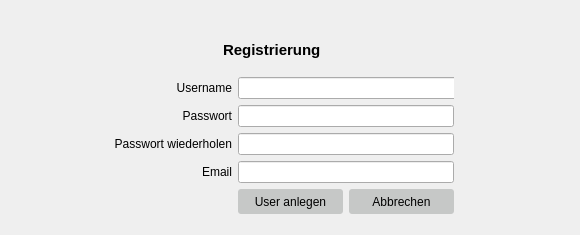
    <widget class="QWidget" name="page3_Registrierung">
     <widget class="QLabel" name="labelRegPassWie">
      <property name="geometry">
       <rect>
        <x>460</x>
        <y>122</y>
        <width>111</width>
        <height>22</height>
       </rect>
      </property>
      <property name="minimumSize">
       <size>
        <width>0</width>
        <height>22</height>
       </size>
      </property>
      <property name="text">
       <string/>
      </property>
     </widget>
     <widget class="QLabel" name="labelRegBestetigung">
      <property name="geometry">
       <rect>
        <x>3</x>
        <y>0</y>
        <width>141</width>
        <height>22</height>
       </rect>
      </property>
      <property name="minimumSize">
       <size>
        <width>0</width>
        <height>22</height>
       </size>
      </property>
      <property name="text">
       <string/>
      </property>
     </widget>
     <widget class="QWidget" name="layoutWidget">
      <property name="geometry">
       <rect>
        <x>114</x>
        <y>30</y>
        <width>340</width>
        <height>196</height>
       </rect>
      </property>
      <layout class="QVBoxLayout" name="verticalLayout_16">
       <item>
        <layout class="QHBoxLayout" name="horizontalLayout_12">
         <item>
          <spacer name="horizontalSpacer_4">
           <property name="orientation">
            <enum>Qt::Horizontal</enum>
           </property>
           <property name="sizeType">
            <enum>QSizePolicy::Fixed</enum>
           </property>
           <property name="sizeHint" stdset="0">
            <size>
             <width>109</width>
             <height>20</height>
            </size>
           </property>
          </spacer>
         </item>
         <item>
          <widget class="QLabel" name="label_10">
           <property name="minimumSize">
            <size>
             <width>110</width>
             <height>0</height>
            </size>
           </property>
           <property name="font">
            <font>
             <pointsize>11</pointsize>
             <weight>75</weight>
             <bold>true</bold>
            </font>
           </property>
           <property name="text">
            <string>&lt;html&gt;&lt;head/&gt;&lt;body&gt;&lt;p&gt;Registrierung&lt;/p&gt;&lt;/body&gt;&lt;/html&gt;</string>
           </property>
          </widget>
         </item>
        </layout>
       </item>
       <item>
        <layout class="QHBoxLayout" name="horizontalLayout_5">
         <item>
          <layout class="QVBoxLayout" name="verticalLayout_3">
           <item>
            <widget class="QLabel" name="userNameReg">
             <property name="minimumSize">
              <size>
               <width>0</width>
               <height>22</height>
              </size>
             </property>
             <property name="maximumSize">
              <size>
               <width>16777215</width>
               <height>22</height>
              </size>
             </property>
             <property name="text">
              <string>&lt;html&gt;&lt;head/&gt;&lt;body&gt;&lt;p align=&quot;right&quot;&gt;              Username&lt;/p&gt;&lt;/body&gt;&lt;/html&gt;</string>
             </property>
            </widget>
           </item>
           <item>
            <widget class="QLabel" name="passwortReg">
             <property name="minimumSize">
              <size>
               <width>0</width>
               <height>22</height>
              </size>
             </property>
             <property name="maximumSize">
              <size>
               <width>16777215</width>
               <height>22</height>
              </size>
             </property>
             <property name="text">
              <string>&lt;html&gt;&lt;head/&gt;&lt;body&gt;&lt;p align=&quot;right&quot;&gt;                Passwort&lt;/p&gt;&lt;/body&gt;&lt;/html&gt;</string>
             </property>
            </widget>
           </item>
           <item>
            <widget class="QLabel" name="passwortWieReg">
             <property name="minimumSize">
              <size>
               <width>0</width>
               <height>22</height>
              </size>
             </property>
             <property name="maximumSize">
              <size>
               <width>16777215</width>
               <height>22</height>
              </size>
             </property>
             <property name="text">
              <string>&lt;html&gt;&lt;head/&gt;&lt;body&gt;&lt;p align=&quot;right&quot;&gt;Passwort wiederholen&lt;/p&gt;&lt;/body&gt;&lt;/html&gt;</string>
             </property>
            </widget>
           </item>
           <item>
            <widget class="QLabel" name="emailReg">
             <property name="minimumSize">
              <size>
               <width>0</width>
               <height>22</height>
              </size>
             </property>
             <property name="maximumSize">
              <size>
               <width>16777215</width>
               <height>22</height>
              </size>
             </property>
             <property name="text">
              <string>&lt;html&gt;&lt;head/&gt;&lt;body&gt;&lt;p align=&quot;right&quot;&gt;                      Email&lt;/p&gt;&lt;/body&gt;&lt;/html&gt;</string>
             </property>
            </widget>
           </item>
           <item>
            <spacer name="verticalSpacer_2">
             <property name="orientation">
              <enum>Qt::Vertical</enum>
             </property>
             <property name="sizeType">
              <enum>QSizePolicy::Fixed</enum>
             </property>
             <property name="sizeHint" stdset="0">
              <size>
               <width>20</width>
               <height>43</height>
              </size>
             </property>
            </spacer>
           </item>
          </layout>
         </item>
         <item>
          <layout class="QVBoxLayout" name="verticalLayout_4">
           <item>
            <widget class="QLineEdit" name="registrierungUsername">
             <property name="minimumSize">
              <size>
               <width>220</width>
               <height>22</height>
              </size>
             </property>
             <property name="maximumSize">
              <size>
               <width>16777215</width>
               <height>22</height>
              </size>
             </property>
            </widget>
           </item>
           <item>
            <widget class="QLineEdit" name="registrierungPass">
             <property name="minimumSize">
              <size>
               <width>0</width>
               <height>22</height>
              </size>
             </property>
             <property name="maximumSize">
              <size>
               <width>16777215</width>
               <height>22</height>
              </size>
             </property>
            </widget>
           </item>
           <item>
            <widget class="QLineEdit" name="registrierungPassWied">
             <property name="minimumSize">
              <size>
               <width>0</width>
               <height>22</height>
              </size>
             </property>
             <property name="maximumSize">
              <size>
               <width>16777215</width>
               <height>22</height>
              </size>
             </property>
            </widget>
           </item>
           <item>
            <widget class="QLineEdit" name="registrierungEmail">
             <property name="minimumSize">
              <size>
               <width>0</width>
               <height>22</height>
              </size>
             </property>
             <property name="maximumSize">
              <size>
               <width>16777215</width>
               <height>22</height>
              </size>
             </property>
            </widget>
           </item>
           <item>
            <layout class="QFormLayout" name="formLayout_2">
             <item row="0" column="0">
              <widget class="QPushButton" name="pushUserAnlegenReg">
               <property name="minimumSize">
                <size>
                 <width>105</width>
                 <height>25</height>
                </size>
               </property>
               <property name="maximumSize">
                <size>
                 <width>16777215</width>
                 <height>25</height>
                </size>
               </property>
               <property name="styleSheet">
                <string notr="true">background-color: rgb(198, 200, 199);
border-radius: 3px;
border-width: 2px;
</string>
               </property>
               <property name="text">
                <string>User anlegen</string>
               </property>
              </widget>
             </item>
             <item row="0" column="1">
              <widget class="QPushButton" name="pushAbbrechenReg">
               <property name="minimumSize">
                <size>
                 <width>105</width>
                 <height>25</height>
                </size>
               </property>
               <property name="maximumSize">
                <size>
                 <width>100</width>
                 <height>25</height>
                </size>
               </property>
               <property name="styleSheet">
                <string notr="true">background-color: rgb(198, 200, 199);
border-radius: 3px;
border-width: 2px;
</string>
               </property>
               <property name="text">
                <string>Abbrechen</string>
               </property>
              </widget>
             </item>
            </layout>
           </item>
          </layout>
         </item>
        </layout>
       </item>
      </layout>
     </widget>
    </widget>
